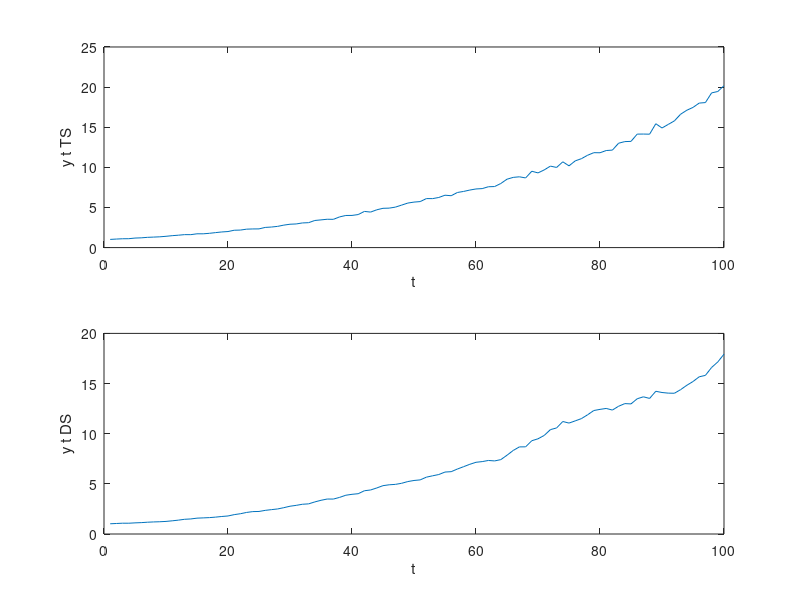
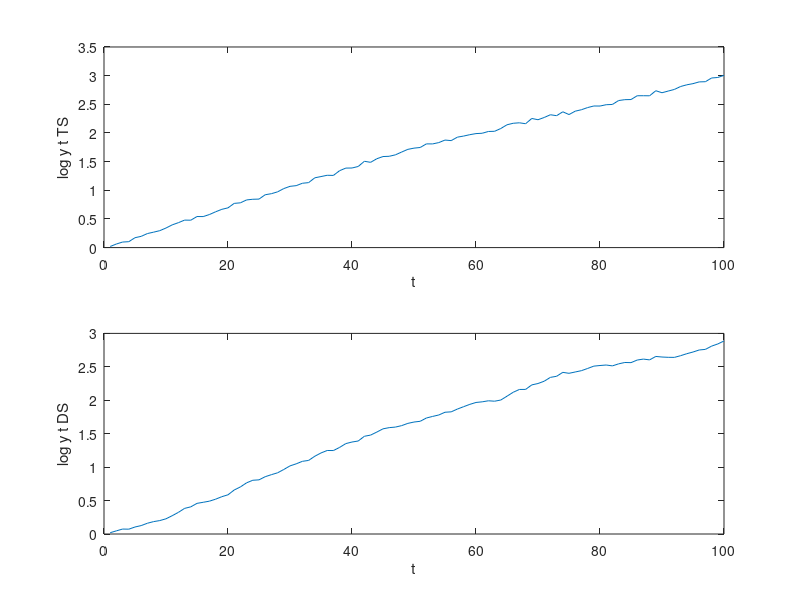
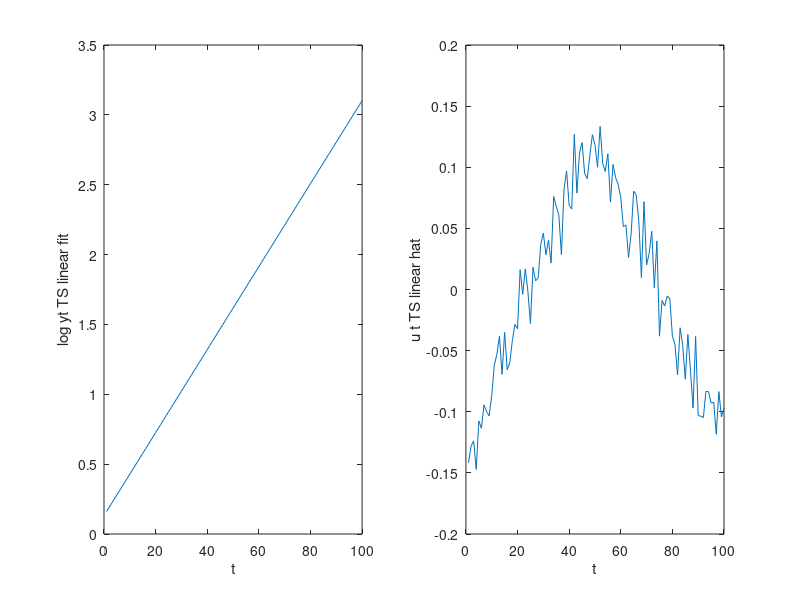
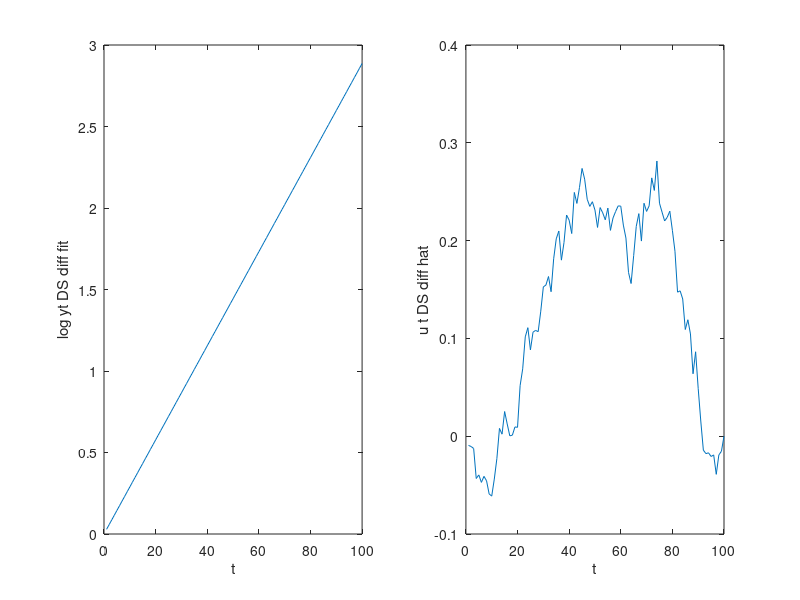

The MATLAB script that drew these images, in order: (Note: this script raises an error after producing the figures.)
%% Q4.
clc;
clear all;
U=normrnd(0,0.02,100,1);
y0=1;
gamma1=0.035;
gamma2=0.025;
y_t_TS=[];
%% 1.
%for t=1:100
%    if t<51
%        gamma=gamma1;
%    else
%        gamma=gamma2;
%    end
%    y_t_TS(t)=y0*exp(gamma*t)*exp(U(t));
%end
for t=1:50
    y_t_TS(t)=y0*exp(gamma1*t)*exp(U(t));
end
for t=51:100
    y_t_TS(t)=y_t_TS(50)*exp(gamma2*(t-50))*exp(U(t));
end

%% 2.
epsiron(1)=gamma1+U(1);
y_t_DS=[];
y_t_DS(1)=y0*exp(epsiron(1));
for t=2:100
    if t<51
        gamma=gamma1;
    else
        gamma=gamma2;
    end
    epsiron(t)=epsiron(t-1)+gamma+U(t);
    y_t_DS(t)=y0*exp(epsiron(t));
end

%% 3.
time_t=[1:1:100];
figure;
subplot(2,1,1);
plot(time_t,y_t_TS);
xlabel('t');
ylabel('y t TS');
subplot(2,1,2);
plot(time_t,y_t_DS);
xlabel('t');
ylabel('y t DS');
figure;
subplot(2,1,1);
plot(time_t,log(y_t_TS));
xlabel('t');
ylabel('log y t TS');
subplot(2,1,2);
plot(time_t,log(y_t_DS));
xlabel('t');
ylabel('log y t DS');

%% 4.
t=[1:1:100]';
x=[ones(size(t)),t];
log_y_t_TS=log(y_t_TS)';
[B]=regress(log_y_t_TS,x);
alpha0_hat=B(1)
alpha1_hat=B(2)
log_yt_TS_linear_fit=alpha0_hat+alpha1_hat*t;
ut_TS_linear_hat=log_y_t_TS-log_yt_TS_linear_fit;
figure;
subplot(1,2,1);
plot(t,log_yt_TS_linear_fit);
xlabel('t');
ylabel('log yt TS linear fit');
subplot(1,2,2);
plot(t,ut_TS_linear_hat);
xlabel('t');
ylabel('u t TS linear hat');

%% 5.
log_y_t_DS=log(y_t_DS);
log_yt_DS_diff_fit=[];
deltalnyDS(1)=log_y_t_DS(1)-log(y0);
for i=2:100
    deltalnyDS(i)=log_y_t_DS(i)-log_y_t_DS(i-1);
end
B=regress(deltalnyDS',ones(100,1));
gama_hat1=B
log_yt_DS_diff_fit(1)=log(y0)+B;
for i=2:100
    log_yt_DS_diff_fit(i)=log_yt_DS_diff_fit(i-1)+B;
end;
ut_DS_diff_hat=log_y_t_DS-log_yt_DS_diff_fit;
figure;
subplot(1,2,1);
plot(t,log_yt_DS_diff_fit');
xlabel('t');
ylabel('log yt DS diff fit');
subplot(1,2,2);
plot(t,(ut_DS_diff_hat)');
xlabel('t');
ylabel('u t DS diff hat');


%% 6.
log_y_t_DS=log(y_t_DS)';
[B]=regress(log_y_t_DS,x);
b0_hat=B(1)
b1_hat=B(2)
log_yt_DS_linear_fit=b0_hat+b1_hat*t;
ut_DS_linear_hat=log_y_t_DS-log_yt_DS_linear_fit;
figure;
subplot(1,2,1);
plot(t,log_yt_DS_linear_fit);
xlabel('t');
ylabel('log yt DS linear fit');
subplot(1,2,2);
plot(t,ut_DS_linear_hat);
xlabel('t');
ylabel('u t DS linear hat');

%% 7.
log_y_t_TS=log(y_t_TS);
log_yt_TS_diff_fit=[];
deltalnyTS(1)=log_y_t_TS(1)-log(y0);
for i=2:100
    deltalnyTS(i)=log_y_t_TS(i)-log_y_t_TS(i-1);
end
B=regress(deltalnyTS',ones(100,1));
gama_hat2=B
log_yt_TS_diff_fit(1)=log(y0)+B;
for i=2:100
    log_yt_TS_diff_fit(i)=log_yt_TS_diff_fit(i-1)+B;
end;
ut_TS_diff_hat=log_y_t_TS-log_yt_TS_diff_fit;
figure;
subplot(1,2,1);
plot(t,log_yt_TS_diff_fit);
xlabel('t');
ylabel('log yt TS diff fit');
subplot(1,2,2);
plot(t,ut_TS_diff_hat);
xlabel('t');
ylabel('u t TS diff hat');

%% 8.
lamida=6.25;
[y_TS_cycle,y_TS_trend]=HP_filter_fun(log_y_t_TS',lamida);
[y_DS_cycle,y_DS_trend]=HP_filter_fun(log_y_t_DS,lamida);
figure;
subplot(1,2,1);
title('yt_TS');
plot(t,y_TS_cycle);
xlabel('t');
ylabel('y TS cycle');
subplot(1,2,2);
plot(t,y_TS_trend);
xlabel('t');
ylabel('y TS trend');

figure;
subplot(1,2,1);
title('yt_DS');
plot(t,y_DS_cycle);
xlabel('t');
ylabel('y DS cycle');
subplot(1,2,2);
plot(t,y_DS_trend);
xlabel('t');
ylabel('y DS trend');

%% 9.
%for yt_TS
figure;
subplot(2,1,1);
title('yt_TS');
plot(t,log_yt_TS_linear_fit);
hold on;
plot(t,log_yt_TS_diff_fit,'--');
hold on;
plot(t,y_TS_trend,'-.');
hold off;
legend('Linear','Diff','H-P','Location','northwest');
subplot(2,1,2);
plot(t,ut_TS_linear_hat);
hold on;
plot(t,ut_TS_diff_hat,'--');
hold on;
plot(t,y_TS_cycle,'-.');
hold off;

%From above comparison, we can see that: 
%the trend term from differencing and HP-filter are close to each other,
%both of which show the decrease of growth rate in the second half 
%of the sample; the cycle term from detrending shows different trends 
%before and after the changing point, while the cycle term from 
%differencing has different mean before and after the changing point; 
%HP-filter outperforms detrending and differencing in this example. 

%% 10.
%for y_DS
subplot(2,1,1);
title('yt_DS');
plot(t,log_yt_DS_linear_fit);
hold on;
plot(t,log_yt_DS_diff_fit,'--');
hold on;
plot(t,y_DS_trend,'-.');
hold off;
legend('Linear','Diff','H-P','Location','northwest');
subplot(2,1,2);
plot(t,ut_DS_linear_hat);
hold on;
plot(t,ut_DS_diff_hat,'--');
hold on;
plot(t,y_DS_cycle,'-.');
hold off;

%The comparison results are quite close to those
%in figure 9: the trend term from differencing and
%HP-filter are close to each other, both of which show
%the decrease of growth rate in the second half of the 
%sample; the cycle term from detrending shows different
%trends before and after the changing point, while the 
%cycle term from differencing has different mean before and after the 
%changing point; HP-filter outperforms detrending and differencing 
%in this example. 

%% 11.
%for y_TS
L_D_TS=corrcoef(ut_TS_linear_hat,ut_TS_diff_hat);
L_H_TS=corrcoef(ut_TS_linear_hat,y_TS_cycle);
D_H_TS=corrcoef(ut_TS_diff_hat,y_TS_cycle);
corr_L_D_TS=L_D_TS(1,2)
corr_L_H_TS=L_H_TS(1,2)
corr_D_H_TS=D_H_TS(1,2)

%for y_DS
L_D_DS=corrcoef(ut_DS_linear_hat,ut_DS_diff_hat);
L_H_DS=corrcoef(ut_DS_linear_hat,y_DS_cycle);
D_H_DS=corrcoef(ut_DS_diff_hat,y_DS_cycle);
corr_L_D_DS=L_D_DS(1,2)
corr_L_H_DS=L_H_DS(1,2)
corr_D_H_DS=D_H_DS(1,2)

%The correlation between the cycle term from HP-filter
%and differencing is the largest among the three in 
%both tables. The correlation between linear and 
%differencing, and between linear and HP-filter are 
%small, which is consistent with the information from our figures.

%% Appendix
U